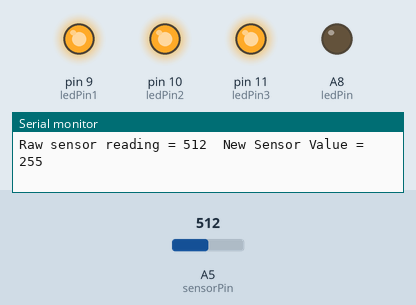
A sketch run on a simulated Arduino Mega 2560, built with avr-gcc and run on an emulated ATmega2560. On the bench: output pins drawn as LEDs (lit = HIGH), the last lines printed to the serial monitor. Inputs (shaded band) come from the test bench; at power-on: A5 (sensorPin) = 512.

Above: at 1.2 s.
1.3 s: A5 (sensorPin) set to 234
4.3 s: A5 (sensorPin) set to 201
At 5.2 s:
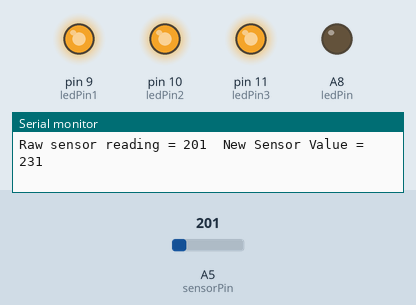
5.8 s: A5 (sensorPin) set to 0
At 6.6 s:
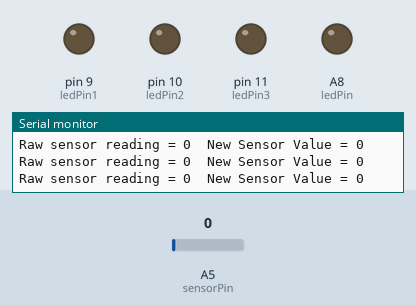
7.3 s: A5 (sensorPin) set to 14
10.3 s: A5 (sensorPin) set to 17
At 11.7 s:
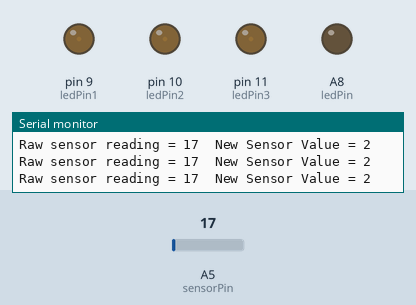
13.3 s: A5 (sensorPin) set to 122
At 14.5 s:
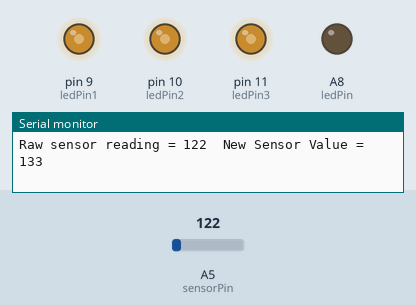
Timing chart, 0 to 15.8 s (numbered marks = the images above; inputs shaded):
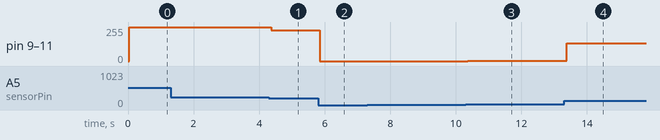

Measured:
- after the input at 4.3 s, pin 9 (ledPin1), pin 10 (ledPin2), pin 11 (ledPin3): 255/255 → 231/255 after 0.08 s
- after the input at 5.8 s, pin 9 (ledPin1), pin 10 (ledPin2), pin 11 (ledPin3): 231/255 → 0/255 after 0.05 s
- after the input at 10.3 s, pin 9 (ledPin1), pin 10 (ledPin2), pin 11 (ledPin3): 0/255 → 2/255 after 0.06 s
- after the input at 13.3 s, pin 9 (ledPin1), pin 10 (ledPin2), pin 11 (ledPin3): 2/255 → 133/255 after 0.08 s

The sketch:

FlickerFlare.ino
```cpp
/*
* FLICKER FLARE
* Alejandra Vasquez
* Using example code from Girls Who Code
*/

//variables for input and output on SimpleSnap
int sensorPin = A5;   // select the input pin for the sensor
int ledPin1 = 9;      // select the pin for the LED
int ledPin2 = 10;     // select the pin for the LED
int ledPin3 = 11;     // select the pin for the LED
int ledPin = A8;
int brightness = 0;
int fadeAmount = 4;

/*
  Uncomment to use these variables:

  //variables for input and output on LilyPad Protosnap Plus
  int sensorPin = A2;   // select the input pin for the sensor
  int ledPin1 = 6;      // select the pin for the LED
  int ledPin2 = A7;     // select the pin for the LED
  int ledPin3 = A8;     // select the pin for the LED

*/

// variable to store the value coming from the sensor
int sensorValue = 0;

void setup() {
  // declare the ledPin as an OUTPUT:
  pinMode(ledPin, OUTPUT);
  pinMode(ledPin1, OUTPUT);
  pinMode(ledPin2, OUTPUT);
  pinMode(ledPin3, OUTPUT);

  // declare the sensorPin as an INPUT:
  pinMode(sensorPin, INPUT);

  // start serial communication
  Serial.begin(9600);
}

void loop() {

  // read the value from the sensor:
  sensorValue = analogRead(sensorPin);

  // print the raw values for easy comparison
  Serial.print("Raw sensor reading = ");
  Serial.print(sensorValue);
  Serial.print("\t");

  // from fade_analogOutput.ino:
  if (brightness <= 0 || brightness >= 255) {
    fadeAmount = -fadeAmount;
  }
  // wait for 30 milliseconds to see the dimming effect
  delay(30);

  //map the sensor values based on your readings
  int newSensorValue = map(sensorValue, 15, 220, 0, 255);

  //constrain the values so you don't get jumpy LED behavior
  newSensorValue = constrain(newSensorValue, 0, 255);

  //write the new value to the LEDs
  analogWrite(ledPin1, newSensorValue);
  analogWrite(ledPin2, newSensorValue);
  analogWrite(ledPin3, newSensorValue);

  //Print the value to the Serial monitor
  Serial.print("New Sensor Value = ");
  Serial.println(newSensorValue);

    // set the brightness of pin A8:
  analogWrite(ledPin, brightness);

  // change the brightness for next time through the loop:
  brightness = brightness + fadeAmount;

  }
```
